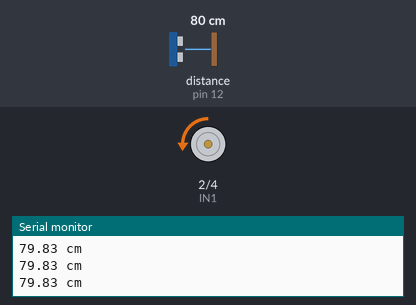
A sketch run on a simulated Arduino Uno, built with avr-gcc and run on an emulated ATmega328P. Parts: motor-driver pin pairs drawn as motors (green arrow = first pin HIGH = forward, orange = second pin HIGH = backward, longer = more drive, scaled by the enable pin), the last lines printed to the serial monitor. Wiring (inferred from the names in the program): ultrasonic range finder: trigger pin 11; echo pin 12. Inputs (shaded band) come from the test bench; at power-on: distance to the obstacle (sensor on pin 12) 80 cm. The echo pulse lasts 58.3 µs per cm.

Above: at 1.2 s.
1.3 s: distance to the obstacle (sensor on pin 12) set to 44 cm
2.8 s: distance to the obstacle (sensor on pin 12) set to 38 cm
At 4.2 s:
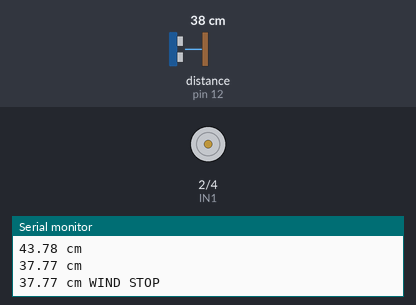
At 8.2 s:
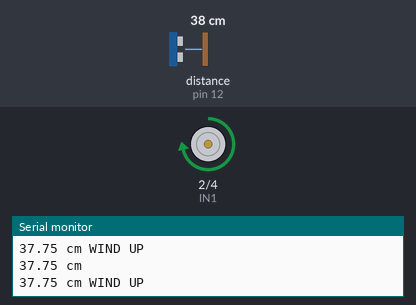
Timing chart, 0 to 9.7 s (numbered marks = the images above; inputs shaded):
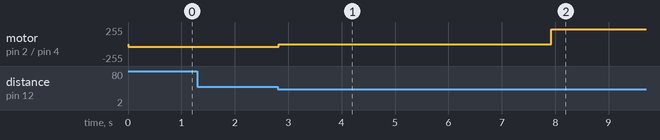

Measured:
- the behaviour switches between 41 and 40 cm on distance to the obstacle (sensor on pin 12) (found by bisection; images 0 and 1)
- after the input at 2.8 s, motor on pin 2 (IN1) / pin 4 (IN2): backward 40/255 → stopped at once, → forward 220/255 5.1 s later

The sketch:

Pickup.ino
```cpp
int trigPin = 11;    // Trigger
int echoPin = 12;    // Echo
float duration, cm;

int IN1 = 2;       //control pin for first motor
int IN2 = 4;       //control pin for first motor
int EN_A = 3;      //Enable pin for first motor

int pickup = 0;

#include <Servo.h>

void setup() {
  //Serial Port begin
  Serial.begin (9600);
  //Define inputs and outputs
  pinMode(trigPin, OUTPUT);
  pinMode(echoPin, INPUT);
  pinMode(EN_A, OUTPUT);
  pinMode(IN1, OUTPUT);
  pinMode(IN2, OUTPUT);
}

void loop() {
  // The sensor is triggered by a HIGH pulse of 10 or more microseconds.
  // Give a short LOW pulse beforehand to ensure a clean HIGH pulse:
  digitalWrite(trigPin, LOW);
  delayMicroseconds(5);
  digitalWrite(trigPin, HIGH);
  delayMicroseconds(10);
  digitalWrite(trigPin, LOW);

  // Read the signal from the sensor: a HIGH pulse whose
  // duration is the time (in microseconds) from the sending
  // of the ping to the reception of its echo off of an object.
  pinMode(echoPin, INPUT);
  duration = pulseIn(echoPin, HIGH);

  // Convert the time into a distance
  cm = (duration/2) / 29.1;     // Divide by 29.1 or multiply by 0.0343

  Serial.print(cm);
  Serial.print(" cm");
  Serial.println();
  if (cm > 40 && pickup == 0) {
    digitalWrite(IN1, LOW);
    digitalWrite(IN2, HIGH);
    analogWrite(EN_A, 40);
  }

  else if (cm <= 40 && cm >= 20  && pickup == 0) {
    pickup = 1;
    digitalWrite(IN1, LOW);
    digitalWrite(IN2, LOW);
    analogWrite(EN_A, 0);
    Serial.print(cm);
    Serial.print(" cm WIND STOP");
    Serial.println();
    delay(5000);
  }

  else if (pickup == 1) {
    digitalWrite(IN1, HIGH);
    digitalWrite(IN2, LOW);
    analogWrite(EN_A, 220);
    Serial.print(cm);
    Serial.print(" cm WIND UP");
    Serial.println();
  }
  delay(100);
}
```
